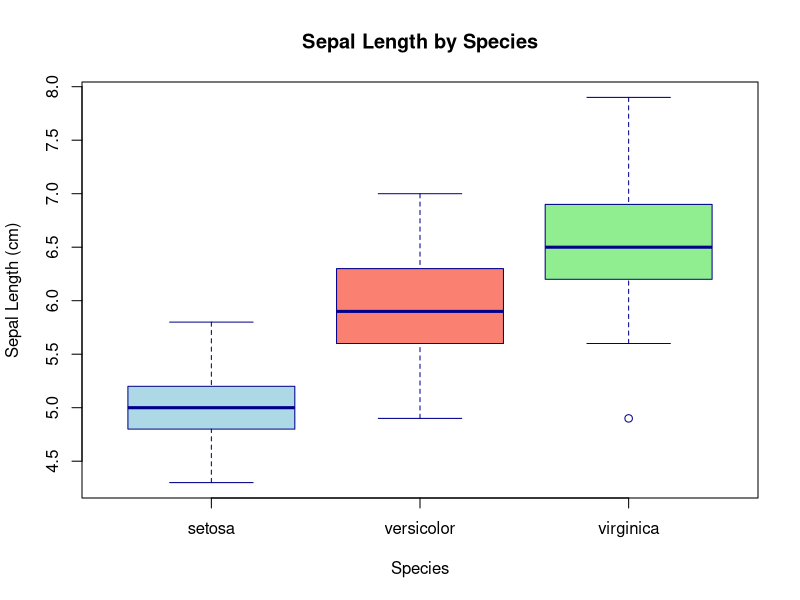
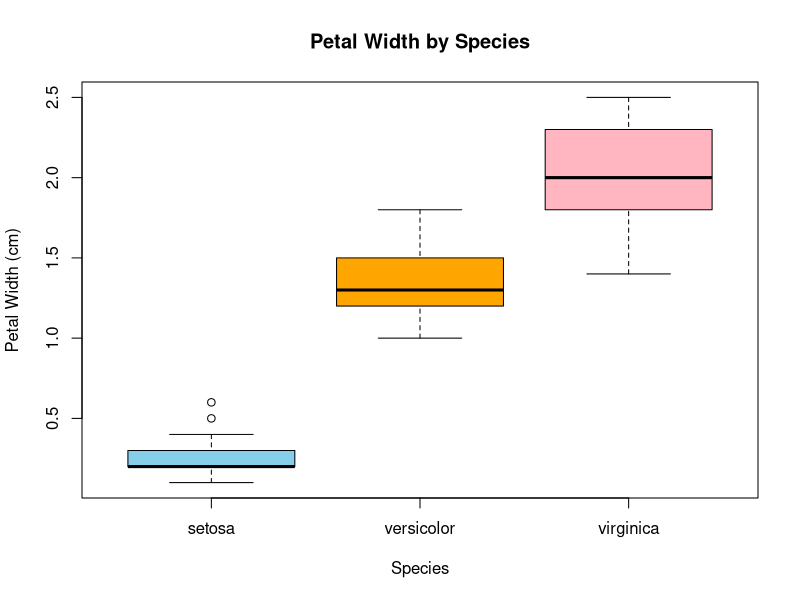
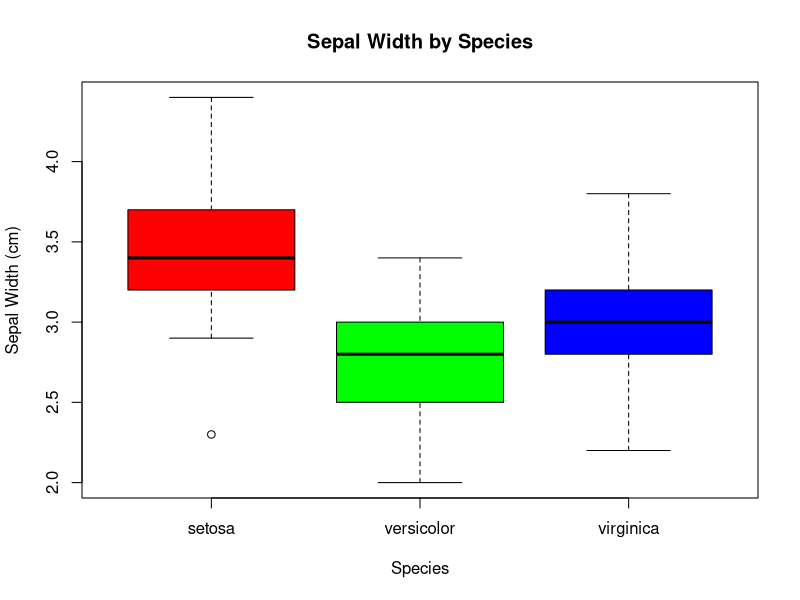

These charts were generated, in order, by the following R code:
data("iris")
summary(iris)
boxplot(Sepal.Length ~ Species,
 data = iris,
 main = "Sepal Length by Species",
 xlab = "Species",
 ylab = "Sepal Length (cm)",
 col = c("lightblue", "salmon", "lightgreen"),
 border = "darkblue")
boxplot(Petal.Width ~ Species,
 data = iris,
 main = "Petal Width by Species",
 xlab = "Species",
 ylab = "Petal Width (cm)",
 col = c("skyblue", "orange", "lightpink"),
 border = "black")
palette <- rainbow(3)
boxplot(Sepal.Width ~ Species,
 data = iris,
 main = "Sepal Width by Species",
 col = palette,
 xlab = "Species",
 ylab = "Sepal Width (cm)")
